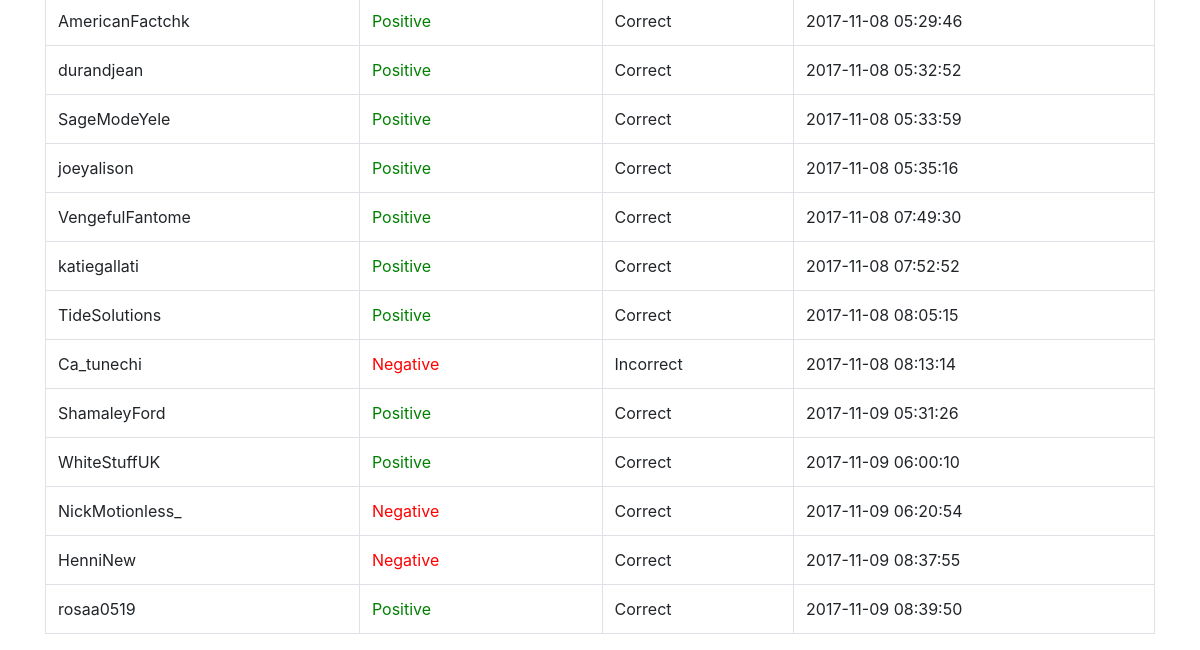
The page /history (signed in, lower part) on the database as committed earlier.
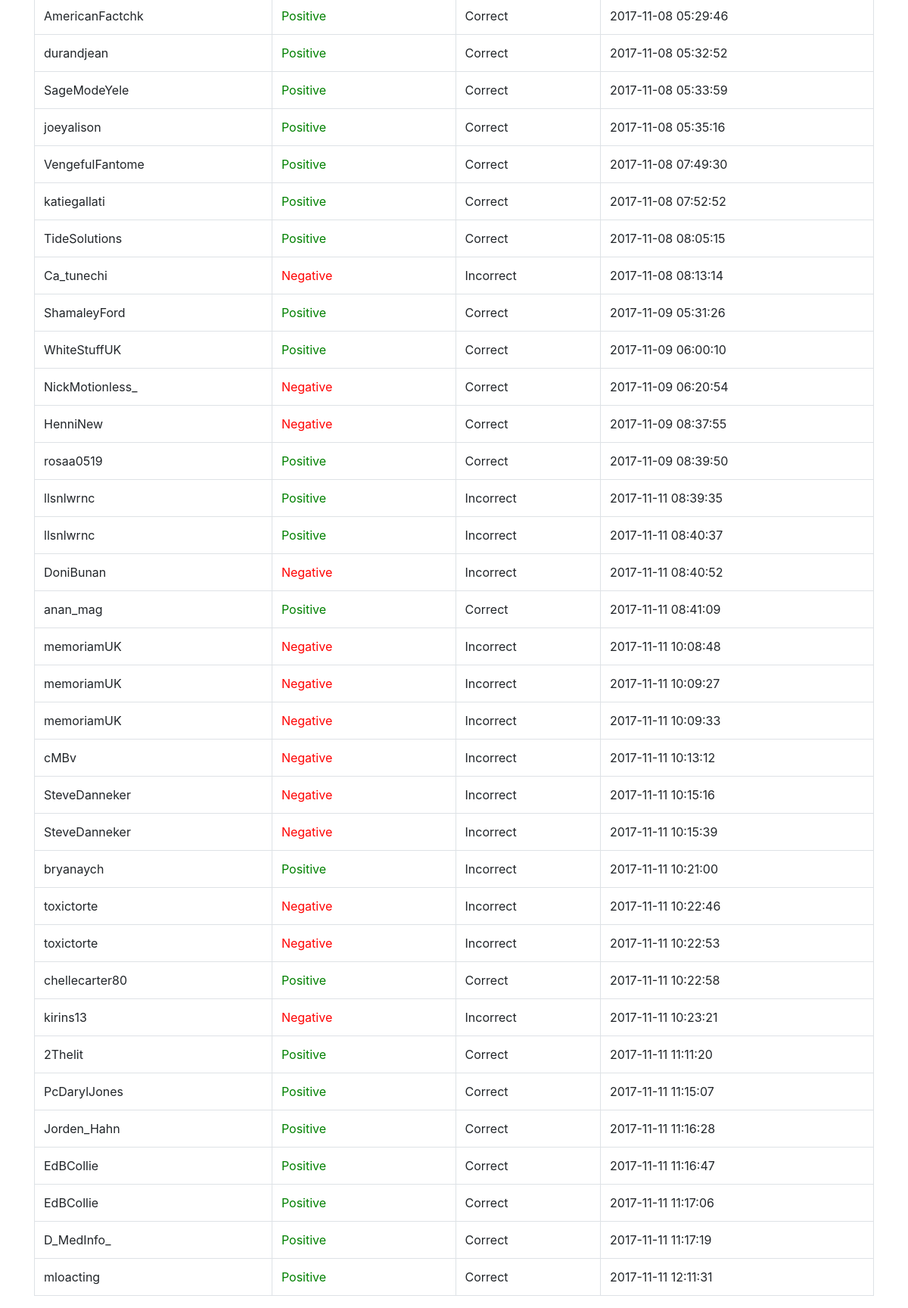
The same page on the database as committed later.
### tables this page shows
CREATE TABLE "guesses" (
	`username`	TEXT NOT NULL,
	`twitter_user`	TEXT NOT NULL,
	`guess`	TEXT NOT NULL,
	`result`	TEXT NOT NULL,
	`date`	TEXT NOT NULL
);

### application.py (the view)
@app.route('/history')
def history():
        con = None
        try:
            con = lite.connect('twittergame.db')
            cur = con.cursor()
            cur.execute("SELECT * FROM guesses WHERE username = ?", (session['username'],))
            userHistory = cur.fetchall()
            return render_template('history.html', history = userHistory)
        except lite.Error as e:
            print('Error: {}'.format(e.args[0]))
            return render_template('error.html', errorCode = e.args[0])
            sys.exit(1)
        finally:
            if con:
                con.close()

### templates/history.html (shortened to what this page needs)
{% extends "layout.html" %}
{% block main %}
    <div class="container">
        <table class="table table-bordered">
            <tbody>
                {% for entry in history %}
                <tr>
                    <td>{{ entry[1] }}</td>
                    {% if entry[2] == 'positive' %}
                        <td class="posHistoryGuess">Positive</td>
                    {% else %}
                        <td class="negHistoryGuess">Negative</td>
                    {% endif %}
                    {% if entry[3] == 'True' %}
                        <td>Correct</td>
                    {% else %}
                        <td>Incorrect</td>
                    {% endif %}
                    <td>{{ entry[4] }}</td>
                </tr>
                {% endfor %}
            </tbody>
        </table>
    </div>
{% endblock %}

### templates/layout.html (shortened to what this page needs)
<!DOCTYPE html>
<html lang="en">
    <head>
        <link rel="stylesheet" href="https://maxcdn.bootstrapcdn.com/bootstrap/4.0.0-alpha.6/css/bootstrap.min.css">
        <link rel="stylesheet" href="{{ url_for('static', filename='styles.css') }}" />
    </head>
    <body>
        <main>
            {% block main %}{% endblock %}
        </main>
    </body>
</html>

### static/styles.css (style rules this page uses)
.posHistoryGuess { color: green; }
.negHistoryGuess { color: red; }

Rows that differ between the two databases and show on the page:
added guesses: twitter_user "llsnlwrnc", guess "Positive", result "Incorrect", date "2017-11-11 08:39:35"
added guesses: twitter_user "llsnlwrnc", guess "Positive", result "Incorrect", date "2017-11-11 08:40:37"
added guesses: twitter_user "DoniBunan", guess "Negative", result "Incorrect", date "2017-11-11 08:40:52"
added guesses: twitter_user "anan_mag", guess "Positive", result "Correct", date "2017-11-11 08:41:09"
added guesses: twitter_user "memoriamUK", guess "Negative", result "Incorrect", date "2017-11-11 10:08:48"
added guesses: twitter_user "memoriamUK", guess "Negative", result "Incorrect", date "2017-11-11 10:09:27"
added guesses: twitter_user "memoriamUK", guess "Negative", result "Incorrect", date "2017-11-11 10:09:33"
added guesses: twitter_user "cMBv", guess "Negative", result "Incorrect", date "2017-11-11 10:13:12"
added guesses: twitter_user "SteveDanneker", guess "Negative", result "Incorrect", date "2017-11-11 10:15:16"
added guesses: twitter_user "SteveDanneker", guess "Negative", result "Incorrect", date "2017-11-11 10:15:39"
added guesses: twitter_user "bryanaych", guess "Positive", result "Incorrect", date "2017-11-11 10:21:00"
added guesses: twitter_user "toxictorte", guess "Negative", result "Incorrect", date "2017-11-11 10:22:46"
added guesses: twitter_user "toxictorte", guess "Negative", result "Incorrect", date "2017-11-11 10:22:53"
added guesses: twitter_user "chellecarter80", guess "Positive", result "Correct", date "2017-11-11 10:22:58"
added guesses: twitter_user "kirins13", guess "Negative", result "Incorrect", date "2017-11-11 10:23:21"
added guesses: twitter_user "2Thelit", guess "Positive", result "Correct", date "2017-11-11 11:11:20"
added guesses: twitter_user "PcDarylJones", guess "Positive", result "Correct", date "2017-11-11 11:15:07"
added guesses: twitter_user "Jorden_Hahn", guess "Positive", result "Correct", date "2017-11-11 11:16:28"
added guesses: twitter_user "EdBCollie", guess "Positive", result "Correct", date "2017-11-11 11:16:47"
added guesses: twitter_user "EdBCollie", guess "Positive", result "Correct", date "2017-11-11 11:17:06"
added guesses: twitter_user "D_MedInfo_", guess "Positive", result "Correct", date "2017-11-11 11:17:19"
added guesses: twitter_user "mloacting", guess "Positive", result "Correct", date "2017-11-11 12:11:31"
